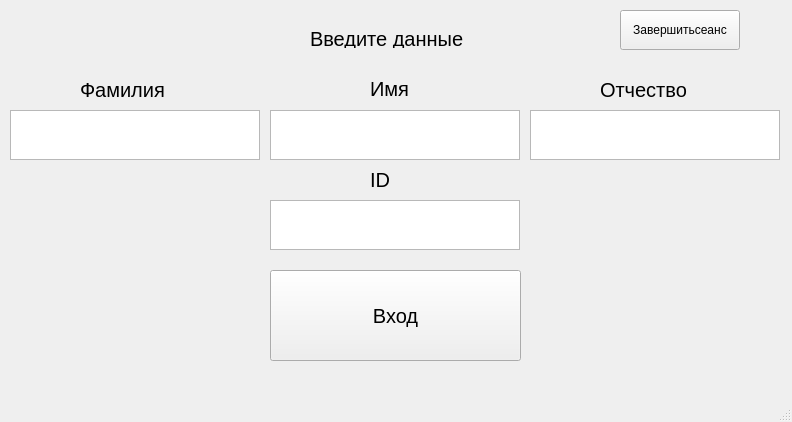
<?xml version="1.0" encoding="UTF-8"?>
<ui version="4.0">
 <class>Sign_up</class>
 <widget class="QMainWindow" name="Sign_up">
  <property name="geometry">
   <rect>
    <x>0</x>
    <y>0</y>
    <width>792</width>
    <height>422</height>
   </rect>
  </property>
  <property name="windowTitle">
   <string>Вход</string>
  </property>
  <widget class="QWidget" name="centralwidget">
   <widget class="QPushButton" name="pushButton">
    <property name="geometry">
     <rect>
      <x>270</x>
      <y>270</y>
      <width>251</width>
      <height>91</height>
     </rect>
    </property>
    <property name="font">
     <font>
      <pointsize>15</pointsize>
     </font>
    </property>
    <property name="text">
     <string>Вход</string>
    </property>
   </widget>
   <widget class="QTextEdit" name="surname">
    <property name="geometry">
     <rect>
      <x>10</x>
      <y>110</y>
      <width>250</width>
      <height>50</height>
     </rect>
    </property>
    <property name="font">
     <font>
      <pointsize>20</pointsize>
     </font>
    </property>
    <property name="toolTipDuration">
     <number>-1</number>
    </property>
    <property name="layoutDirection">
     <enum>Qt::LeftToRight</enum>
    </property>
   </widget>
   <widget class="QTextEdit" name="name">
    <property name="geometry">
     <rect>
      <x>270</x>
      <y>110</y>
      <width>250</width>
      <height>50</height>
     </rect>
    </property>
    <property name="font">
     <font>
      <pointsize>20</pointsize>
     </font>
    </property>
   </widget>
   <widget class="QLabel" name="label">
    <property name="geometry">
     <rect>
      <x>80</x>
      <y>80</y>
      <width>100</width>
      <height>20</height>
     </rect>
    </property>
    <property name="font">
     <font>
      <pointsize>15</pointsize>
     </font>
    </property>
    <property name="text">
     <string>Фамилия</string>
    </property>
   </widget>
   <widget class="QLabel" name="label_2">
    <property name="geometry">
     <rect>
      <x>370</x>
      <y>80</y>
      <width>41</width>
      <height>18</height>
     </rect>
    </property>
    <property name="font">
     <font>
      <pointsize>15</pointsize>
     </font>
    </property>
    <property name="text">
     <string>Имя</string>
    </property>
   </widget>
   <widget class="QLabel" name="label_3">
    <property name="geometry">
     <rect>
      <x>310</x>
      <y>30</y>
      <width>180</width>
      <height>18</height>
     </rect>
    </property>
    <property name="font">
     <font>
      <pointsize>15</pointsize>
     </font>
    </property>
    <property name="text">
     <string>Введите данные</string>
    </property>
   </widget>
   <widget class="QTextBrowser" name="patronymic">
    <property name="geometry">
     <rect>
      <x>530</x>
      <y>110</y>
      <width>250</width>
      <height>50</height>
     </rect>
    </property>
    <property name="readOnly">
     <bool>false</bool>
    </property>
   </widget>
   <widget class="QLabel" name="label_4">
    <property name="geometry">
     <rect>
      <x>600</x>
      <y>80</y>
      <width>91</width>
      <height>20</height>
     </rect>
    </property>
    <property name="font">
     <font>
      <pointsize>15</pointsize>
     </font>
    </property>
    <property name="text">
     <string>Отчество</string>
    </property>
   </widget>
   <widget class="QPushButton" name="pushButton_2">
    <property name="geometry">
     <rect>
      <x>620</x>
      <y>10</y>
      <width>120</width>
      <height>40</height>
     </rect>
    </property>
    <property name="text">
     <string>Завершитьсеанс</string>
    </property>
   </widget>
   <widget class="QTextEdit" name="id">
    <property name="geometry">
     <rect>
      <x>270</x>
      <y>200</y>
      <width>250</width>
      <height>50</height>
     </rect>
    </property>
    <property name="font">
     <font>
      <pointsize>20</pointsize>
     </font>
    </property>
    <property name="toolTipDuration">
     <number>-1</number>
    </property>
    <property name="layoutDirection">
     <enum>Qt::LeftToRight</enum>
    </property>
   </widget>
   <widget class="QLabel" name="label_5">
    <property name="geometry">
     <rect>
      <x>370</x>
      <y>170</y>
      <width>31</width>
      <height>20</height>
     </rect>
    </property>
    <property name="font">
     <font>
      <pointsize>15</pointsize>
     </font>
    </property>
    <property name="text">
     <string>ID</string>
    </property>
   </widget>
  </widget>
  <widget class="QMenuBar" name="menubar">
   <property name="geometry">
    <rect>
     <x>0</x>
     <y>0</y>
     <width>792</width>
     <height>30</height>
    </rect>
   </property>
  </widget>
  <widget class="QStatusBar" name="statusbar"/>
 </widget>
 <resources/>
 <connections/>
</ui>
